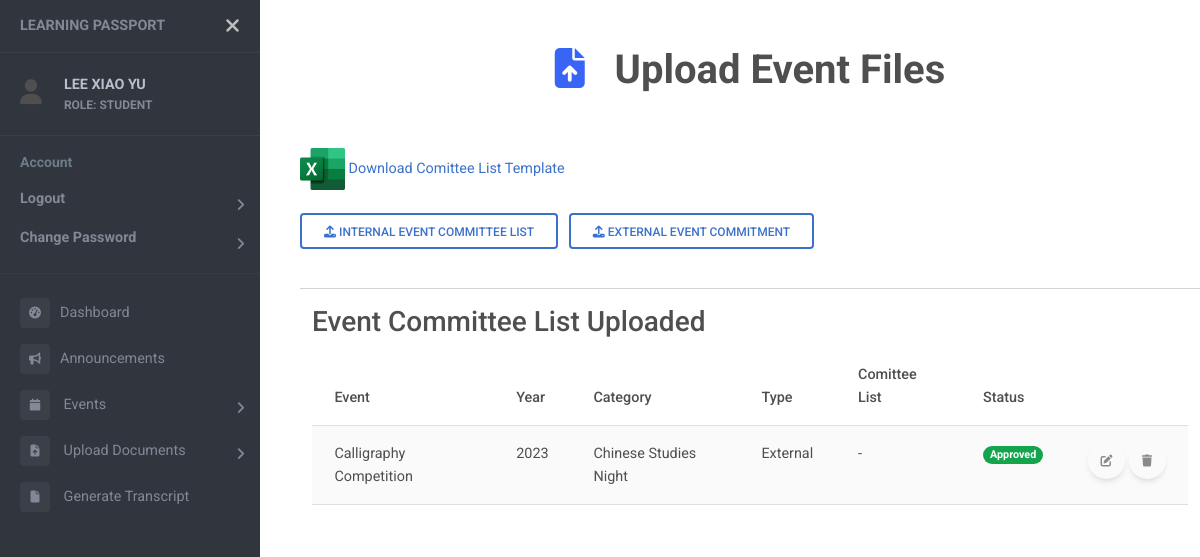
Screenshot of /upload/event (signed in) with the database file from the repository.
### users/models.py (models this page shows)
class User(AbstractUser):
    objects = UserManager()
    email = models.EmailField('email adress', unique=True)
    USERNAME_FIELD = 'email'
    REQUIRED_FIELDS = []
    first_name = None
    last_name = None
    username = None
    full_name = models.CharField(max_length=50, null=True)
    name_chi = models.CharField(max_length=50, null=True)
    password = models.CharField(max_length=128)
    last_login = models.DateTimeField(auto_now=True)
    ROLES = (
        ("SUPER ADMIN", "SUPER ADMIN"),
        ("ADMIN", "ADMIN"),
        ("HEAD OF DEPARTMENT", "HEAD OF DEPARTMENT"),
        ("LECTURER", "LECTURER"),
        ("STUDENT", "STUDENT"),
    )
    role = models.CharField(max_length=20, choices=ROLES, default="STUDENT")
    is_active = models.BooleanField(default=True)
    contact = models.CharField(max_length=20, null=True)
    address = models.CharField(max_length=100, null=True)
    date_inactive = models.DateField(null=True)

### events/models.py (models this page shows)
class Event_Participants(models.Model):
    event = models.ForeignKey(Events, on_delete=models.CASCADE, null=True)
    student = models.ForeignKey(Student, on_delete=models.CASCADE, null=True)
    position = models.CharField(max_length=50, null=True)
    attendance = models.BooleanField(null=True, default=0)
    registered = models.BooleanField(null=True)
    file = models.FileField(upload_to='event_external/', null=True)
    filename = models.CharField(max_length=100, null=True)
    status = models.BooleanField(null=True)

class Events(models.Model):
    c_name = models.CharField(max_length=50, null=True)
    e_name = models.CharField(max_length=50)
    TYPE = (
        (1, 'Seminar/Talk'),
        (2, 'Conference'),
        (3, 'Proposal Defense'),
        (4, 'Candidature Defense'),
        (5, 'Welcome Week/Month'),
        (6, 'Chinese Studies Night'),
        (7, 'Workshop'),
        (8, 'Others'),
    )
    type = models.SmallIntegerField(choices=TYPE, null=True)
    start = models.DateTimeField(null=True)
    end = models.DateTimeField(null=True)
    year = models.IntegerField()
    venue = models.CharField(max_length=100, null=True)
    desc = models.CharField(max_length=200, null=True)
    internal = models.BooleanField()
    speaker = models.CharField(max_length=50, null=True)
    attendance = models.BooleanField(null=True)
    enable_attendance = models.BooleanField(null=True)
    file = models.FileField(upload_to='event_com/', null=True)
    filename = models.CharField(max_length=100, null=True)
    file_by = models.ForeignKey(Student, on_delete=models.SET_NULL, null=True)
    status = models.BooleanField(null=True)
    poster = models.FileField(upload_to='event_poster/', null=True)

### articles/views.py (the view, shortened to what this page needs)
# urls.py: path('upload/event', views.submitEventView, name="upload-event"),
def submitEventView(request):
    option_obj = Events.type.field.choices
    events_in = Events.objects.filter(internal=1, filename__isnull=True).exclude(status=1)
    events_ex = Events.objects.filter(internal=0).exclude(status=1)
    student = Student.objects.get(user=request.user.id)
    events = Events.objects.filter(file_by=student).exclude(file__exact='').exclude(file__exact=None)
    event_list = list()
    for event in events:
        event_list.append(event)
    event_pars = Event_Participants.objects.exclude(file__exact='').exclude(file__exact=None).filter(student=student)
    context = {
        "page_name": "Upload Event Files",
        "option_obj": option_obj,
        "events_in": events_in,
        "events_ex": events_ex,
        "events": events,
        "event_pars": event_pars,
        "icon": "fa-solid fa-file-arrow-up"
    }
    return render(request, "upload_event.html", context)

### templates/upload_event.html (shortened to what this page needs)
{% extends "sidebar.html" %} {% block content %} {% load static %}
<head>
  <link rel="stylesheet" type="text/css" href="{% static 'css/uploads.css' %}">
</head>
<img src="{% static 'img/Excel.png' %}" alt="Excel Icon">
<a href="{% url 'download_excel' 'event_comittee_template' %}">Download Comittee List Template</a>
<br><br>
<button type="button" class="btn btn-outline-primary" data-mdb-toggle="modal" data-mdb-target="#upload_event">
  <i class="fas fa-upload"></i>
  Internal Event Committee List
</button>
<button type="button" class="btn btn-outline-primary" data-mdb-toggle="modal" data-mdb-target="#external_event">
  <i class="fas fa-upload"></i>
  External Event Commitment
</button>
<br><br>
<hr>
<div class="container-fluid table-responsive">
  <h3> Event Committee List Uploaded </h3>
  {% if events or event_pars %}
  <table class="table table-striped">
    <thead>
      <tr>
        <th>Event</th>
        <th>Year</th>
        <th>Category</th>
        <th>Type</th>
        <th>Comittee List</th>
        <th>Status</th>
        <th></th>
      </tr>
    </thead>
    <tbody>
      {% for event_par in event_pars %}
      <tr>
        <td>{{event_par.event.e_name}} <br> {% if event_par.event.c_name %}{{event_par.event.c_name}}{% endif %}</td>
        <td>{{event_par.event.year}}</td>
        <td>{{event_par.event.get_type_display}}</td>
        {% if event_par.event.internal == 1 %}
        <td>Internal</td>
        {% else %}
        <td>External</td>
        {% endif %}
        {% if event_par.status != 1 %}
        <td><a href="{{ event_par.file.url }}">Download File</a></td>
        {% else %}
        <td>-</td>
        {% endif %}
        <td>
          {% if event_par.status == 1 %}
          <span class="badge rounded-pill bg-success">Approved</span>
          {% elif event_parstatus == 0 %}
          <span class="badge rounded-pill bg-danger">Rejected</span>
          {% else %}
          <span class="badge rounded-pill bg-secondary">Pending</span>
          {% endif %}
        </td>
        {% if not event_par.status == 1 %}
        <td>
          <div class="button-container">
            <button
              id="edit-external"
              type="button"
              class="edit-external btn btn-floating"
              data-mdb-toggle="modal"
              data-mdb-target="#edit_external"
              data-ex-id="{{ event_par.id }}"
              >
              <i class="fas fa-edit"></i>
            </button>
            &nbsp;&nbsp;&nbsp;
            <form method="POST">
              {% csrf_token %}
            <button
              id="delete-external"
              type="submit"
              class="btn btn-floating"
              value="{{event_par.id}}"
              name="external_delete"
              onclick="return confirm('Confirm to delete committment proof submitted for {{event_par.event.e_name}}?')"
              >
              <i class="fas fa-trash"></i>
            </button>
          </form>
        </td>
        {% else %}
        <td>
          <div class="button-container">
          <button
          class="btn btn-floating"
          disabled>
          <i class="fas fa-edit"></i>
          </button>
          <button
          class="btn btn-floating"
          disabled
          >
          <i class="fas fa-trash"></i></button>
          </div>
        </td>
        {% endif %}
      </tr>
      {% endfor %}
    </tbody>
  </table>
  {% else %}
  <sub>No uploaded event committee file.</sub>
  {% endif %}
</div>
<br><br>
{% endblock %}

### templates/sidebar.html (shortened to what this page needs)
<!DOCTYPE html>
<html>
<head>
    {% load static %}
    <link rel="stylesheet" href="https://cdnjs.cloudflare.com/ajax/libs/font-awesome/6.4.2/css/all.min.css">
    <link rel="stylesheet" href="{% static 'css/event_list.css' %}">
    <link href="https://cdnjs.cloudflare.com/ajax/libs/mdb-ui-kit/6.4.1/mdb.min.css" rel="stylesheet" />
    <link href="https://fonts.cdnfonts.com/css/mona-sans" rel="stylesheet">
    <link rel="stylesheet" href="{% static 'css/sidebar.css' %}">
</head>
<body>
    <div class="page-wrapper chiller-theme toggled">
        <nav id="sidebar" class="sidebar-wrapper">
            <div class="sidebar-content">
                <div class="sidebar-brand">
                    <a href="#">Learning Passport</a>
                    <div id="close-sidebar">
                        <i class="fas fa-times"></i>
                    </div>
                </div>
                {% if request.user.is_authenticated %}
                    <div class="sidebar-header">
                        <div style="display: flex; vertical-align: middle; align-items: center;">
                            <div>
                                <i class="fa fa-user" style="font-size:25px"></i>
                            </div>
                            <div class="user-info">
                                <span class="user-name">
                                    <strong>{{ request.user.full_name }}</strong>
                                </span>
                                <span class="user-role">
                                    <strong>ROLE: {{ request.user.get_role_display }}</strong>
                                </span>
                            </div>
                        </div>
                    </div>
                {% endif %}
                <div class="sidebar-menu">
                    <ul>
                        <li class="header-menu">
                            <span>Account</span>
                            <ul id="userAction">
                                {% if request.user.is_authenticated %}
                                    <li class="sidebar-dropdown">
                                        <a href="{% url 'logout' %}"><strong>Logout</strong></a>
                                    </li>
                                    <li class="sidebar-dropdown">
                                        <a href="{% url 'change-password' %}"><strong>Change Password</strong></a>
                                    </li>
                                    <hr>
                                {% else %}
                                    <li class="sidebar-dropdown">
                                        <a href="{% url 'login' %}"><strong>Login</strong></a>
                                    </li>
                                {% endif %}
                            </ul>
                        </li>
                        {% if request.user.is_authenticated %}
                            <li class="sidebar-item">
                                <a href="{% url 'dashboard' %}"><i class="fa-solid fa-tachometer-alt"></i>Dashboard</a>
                            </li>
                            <li class="sidebar-item">
                                <a href="{% url 'announcements' %}"><i class="fa-solid fa-bullhorn"></i>Announcements</a>
                            </li>
                            <li class="sidebar-dropdown">
                                <a href="#">
                                    <i class="fa fa-calendar"></i>
                                    <span>Events</span>
                                </a>
                            </li>
                            {% if 'STUDENT' in request.user.get_role_display %}
                                <li class="sidebar-dropdown">
                                    <a href="#">
                                        <i class="fa-solid fa-file-arrow-up"></i>
                                        <span>Upload Documents</span>
                                    </a>
                                </li>
                            {% endif %}
                            {% if 'STUDENT' in request.user.role %}
                                <li class="sidebar-item">
                                    <a href="{% url 'generate-transcript' request.user.id %}"><i class="fa-solid fa-file"></i>
                                        <span>Generate Transcript</span>
                                    </a>
                                </li>
                            {% endif %}
                    </ul>
                    {% endif %}
                </div>
            </div>
        </nav>
        <main class="page-content">
            <br>
            {% if page_name or icon %}
            <div class="container-fluid header">
                <br>
                <h1><strong><center>
                    <i class="{{icon}}"></i>
                    {{page_name}}
                </center></strong></h1>
                <br><br>
            </div>
            {% endif %}
            <div class="container-fluid" style="overflow-x: auto;">
                {% block content %}{% endblock %}
            </div>
        </main>
    </div>
</body>
</html>

### rows the page displays
User: user.full_name "LEE XIAO YU", user.role "STUDENT"
Event_Participants: event.e_name "Calligraphy Competition", event.year "2023", event.type "Chinese Studies Night", shows "External", status "Approved"

### other values shown
{{ page_name }} "Upload Event Files"
